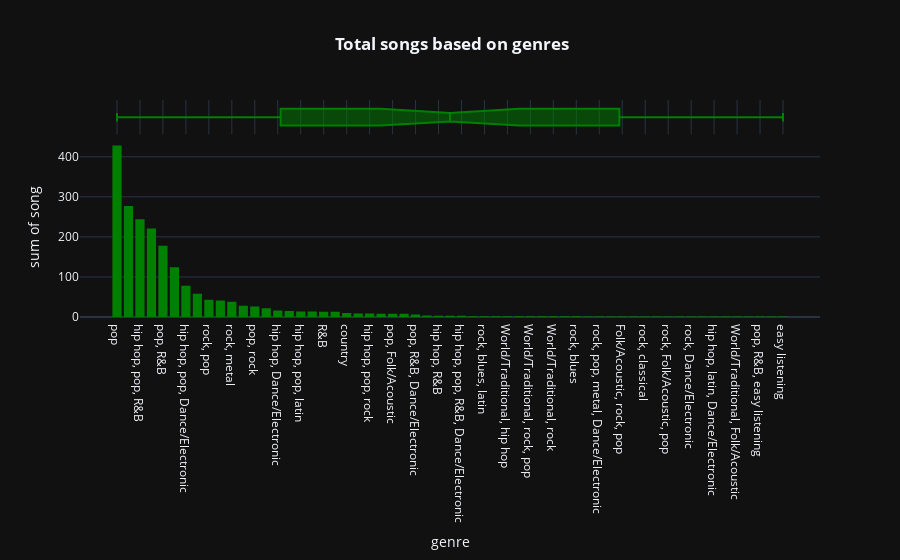

Here is the notebook cell this chart was saved with:
### Markdown cell above
### Total Song based on genres

### Code cell
fig = px.histogram(df.groupby('genre',as_index = False).count().sort_values(by ='song',ascending=False),x='genre',y='song', color_discrete_sequence = ['green'], template = 'plotly_dark', marginal = 'box',title = '<b> Total songs based on genres')
fig.update_layout(title_x = 0.5)
fig.show('png')

### Figure 1 — Plotly figure (JSON) as saved in the notebook; plotly's stock layout.template omitted (floating-point values rounded to 4 significant figures)
{"data": [{"alignmentgroup": "True", "bingroup": "x", "histfunc": "sum", "hovertemplate": "genre=%{x}<br>sum of song=%{y}<extra></extra>", "legendgroup": "", "marker": {"color": "green", "pattern": {"shape": ""}}, "name": "", "offsetgroup": "", "orientation": "v", "showlegend": false, "x": ["pop", "hip hop, pop", "hip hop, pop, R&B", "pop, Dance/Electronic", "pop, R&B", "hip hop", "hip hop, pop, Dance/Electronic", "rock", "rock, pop", "Dance/Electronic", "rock, metal", "pop, latin", "pop, rock", "set()", "hip hop, Dance/Electronic", "latin", "hip hop, pop, latin", "pop, rock, metal", "R&B", "pop, rock, Dance/Electronic", "country", "metal", "hip hop, pop, rock", "rock, pop, Dance/Electronic", "pop, Folk/Acoustic", "pop, country", "pop, R&B, Dance/Electronic", "rock, pop, metal", "hip hop, R&B", "hip hop, pop, R&B, latin", "hip hop, pop, R&B, Dance/Electronic", "pop, rock, Folk/Acoustic", "rock, blues, latin", "hip hop, rock, pop", "World/Traditional, hip hop", "pop, easy listening, jazz", "World/Traditional, rock, pop", "World/Traditional, pop, Folk/Acoustic", "World/Traditional, rock", "Folk/Acoustic, pop", "rock, blues", "rock, R&B, Folk/Acoustic, pop", "rock, pop, metal, Dance/Electronic", "Folk/Acoustic, rock", "Folk/Acoustic, rock, pop", "rock, easy listening", "rock, classical", "hip hop, pop, country", "rock, Folk/Acoustic, pop", "rock, Folk/Acoustic, easy listening", "rock, Dance/Electronic", "hip hop, country", "hip hop, latin, Dance/Electronic", "country, latin", "World/Traditional, Folk/Acoustic", "pop, easy listening, Dance/Electronic", "pop, R&B, easy listening", "World/Traditional, pop", "easy listening"], "xaxis": "x", "y": [428, 277, 244, 221, 178, 124, 78, 58, 43, 41, 38, 28, 26, 22, 16, 15, 14, 14, 13, 13, 10, 9, 9, 8, 8, 8, 6, 4, 3, 3, 3, 2, 2, 2, 2, 2, 2, 2, 2, 2, 2, 1, 1, 1, 1, 1, 1, 1, 1, 1, 1, 1, 1, 1, 1, 1, 1, 1, 1], "yaxis": "y", "type": "histogram"}, {"alignmentgroup": "True", "hovertemplate": "genre=%{x}<extra></extra>", "legendgroup": "", "marker": {"color": "green"}, "name": "", "notched": true, "offsetgroup": "", "showlegend": false, "x": ["pop", "hip hop, pop", "hip hop, pop, R&B", "pop, Dance/Electronic", "pop, R&B", "hip hop", "hip hop, pop, Dance/Electronic", "rock", "rock, pop", "Dance/Electronic", "rock, metal", "pop, latin", "pop, rock", "set()", "hip hop, Dance/Electronic", "latin", "hip hop, pop, latin", "pop, rock, metal", "R&B", "pop, rock, Dance/Electronic", "country", "metal", "hip hop, pop, rock", "rock, pop, Dance/Electronic", "pop, Folk/Acoustic", "pop, country", "pop, R&B, Dance/Electronic", "rock, pop, metal", "hip hop, R&B", "hip hop, pop, R&B, latin", "hip hop, pop, R&B, Dance/Electronic", "pop, rock, Folk/Acoustic", "rock, blues, latin", "hip hop, rock, pop", "World/Traditional, hip hop", "pop, easy listening, jazz", "World/Traditional, rock, pop", "World/Traditional, pop, Folk/Acoustic", "World/Traditional, rock", "Folk/Acoustic, pop", "rock, blues", "rock, R&B, Folk/Acoustic, pop", "rock, pop, metal, Dance/Electronic", "Folk/Acoustic, rock", "Folk/Acoustic, rock, pop", "rock, easy listening", "rock, classical", "hip hop, pop, country", "rock, Folk/Acoustic, pop", "rock, Folk/Acoustic, easy listening", "rock, Dance/Electronic", "hip hop, country", "hip hop, latin, Dance/Electronic", "country, latin", "World/Traditional, Folk/Acoustic", "pop, easy listening, Dance/Electronic", "pop, R&B, easy listening", "World/Traditional, pop", "easy listening"], "xaxis": "x2", "yaxis": "y2", "type": "box"}], "layout": {"xaxis": {"anchor": "y", "domain": [0.0, 1.0], "title": {"text": "genre"}}, "yaxis": {"anchor": "x", "domain": [0.0, 0.8316], "title": {"text": "sum of song"}}, "xaxis2": {"anchor": "y2", "domain": [0.0, 1.0], "matches": "x", "showticklabels": false, "showgrid": true}, "yaxis2": {"anchor": "x2", "domain": [0.8416, 1.0], "matches": "y2", "showticklabels": false, "showline": false, "ticks": "", "showgrid": false}, "legend": {"tracegroupgap": 0}, "title": {"text": "<b> Total songs based on genres", "x": 0.5}, "barmode": "relative"}}
